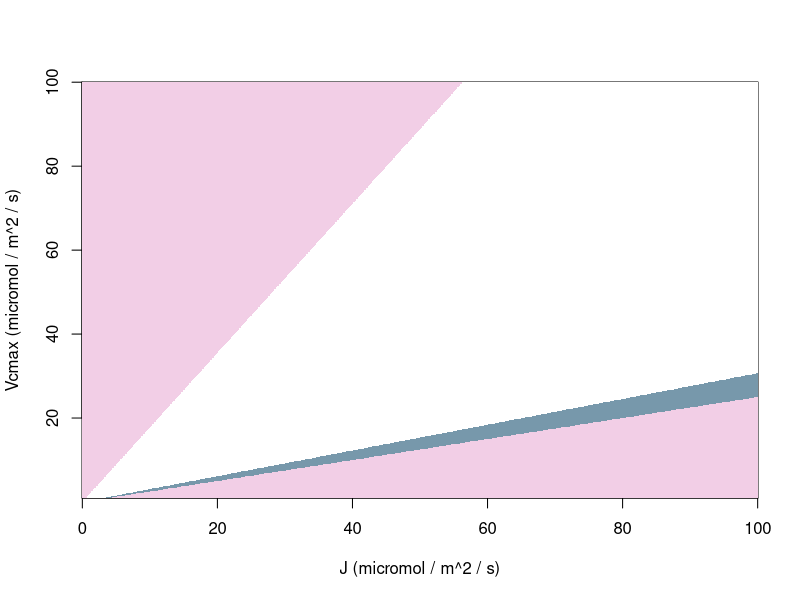
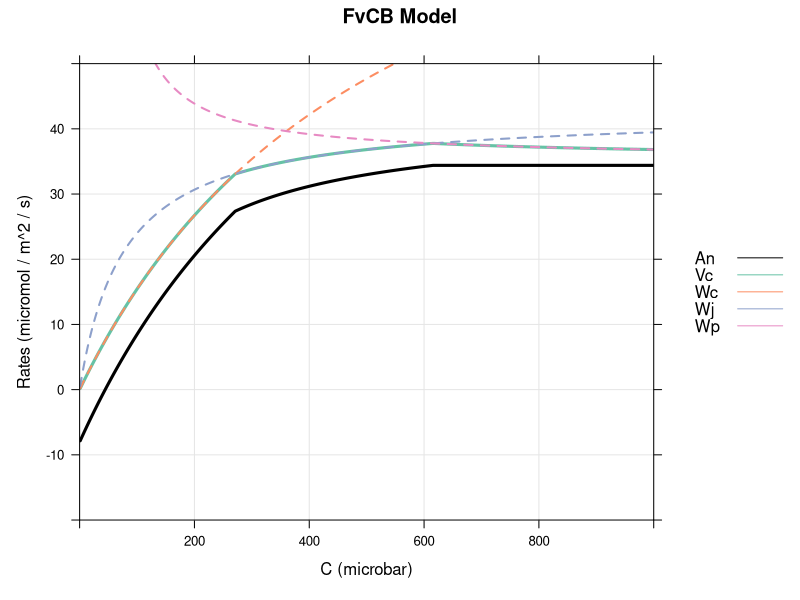
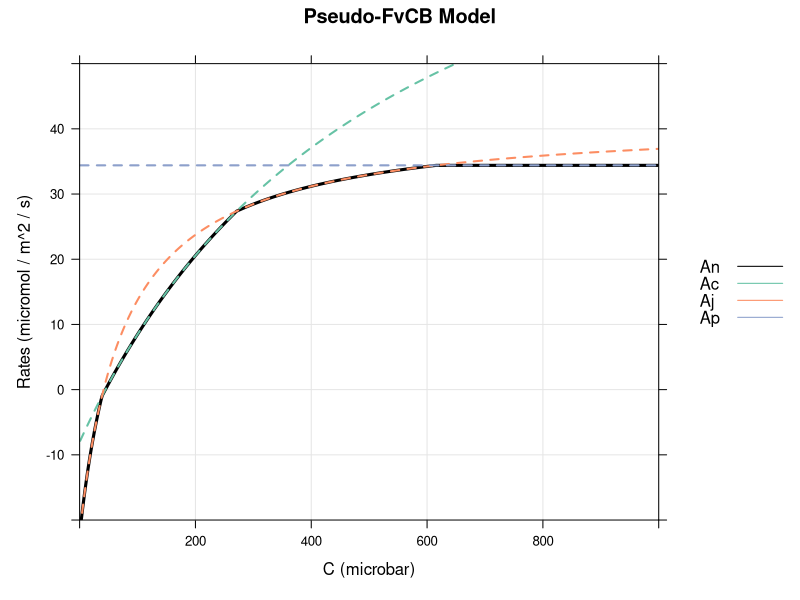
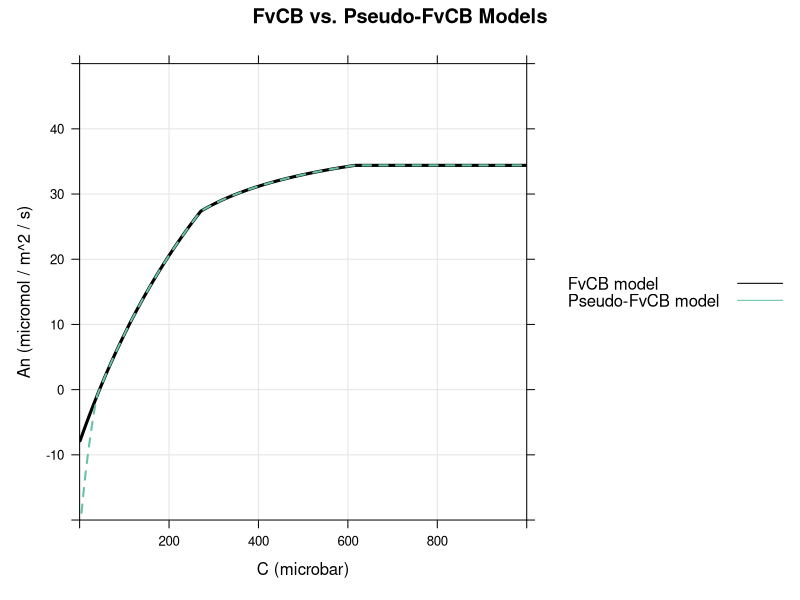
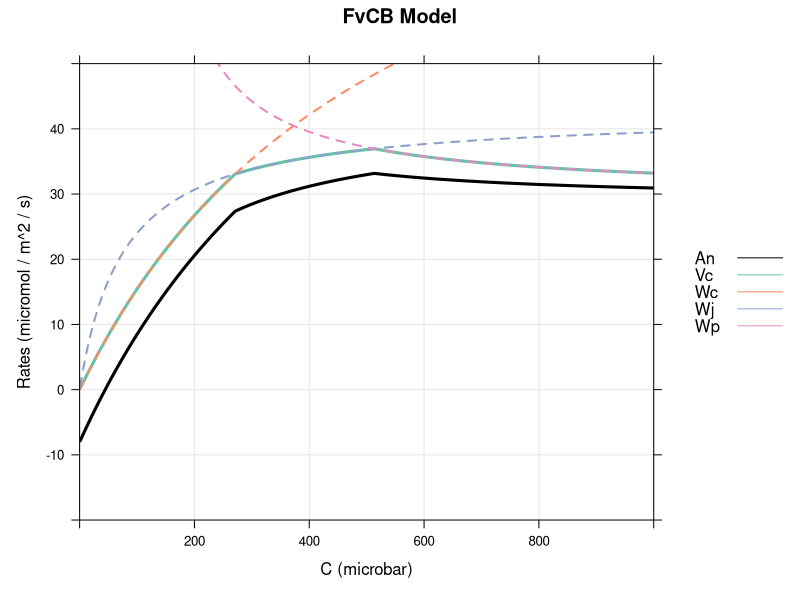
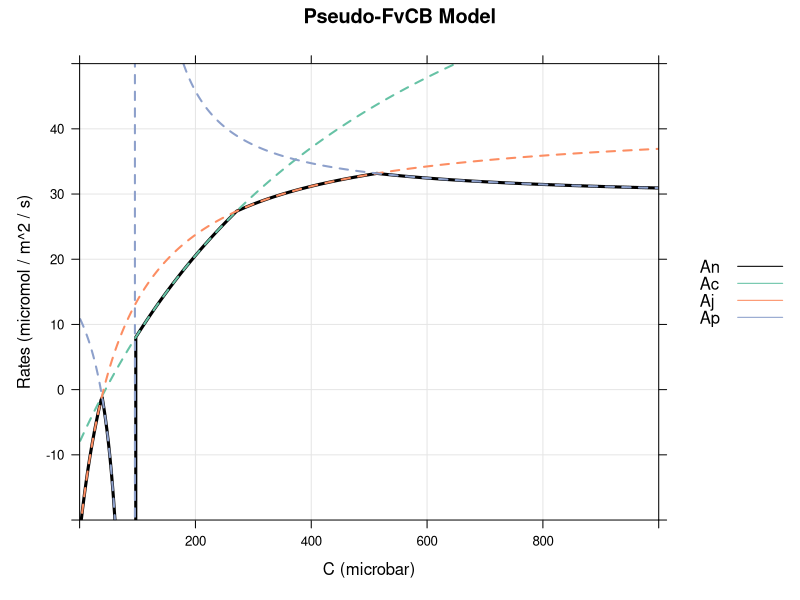
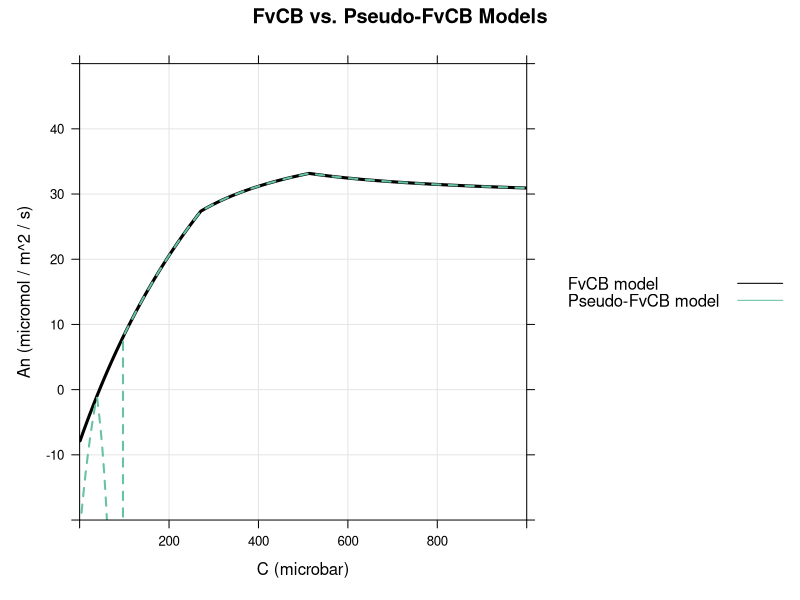
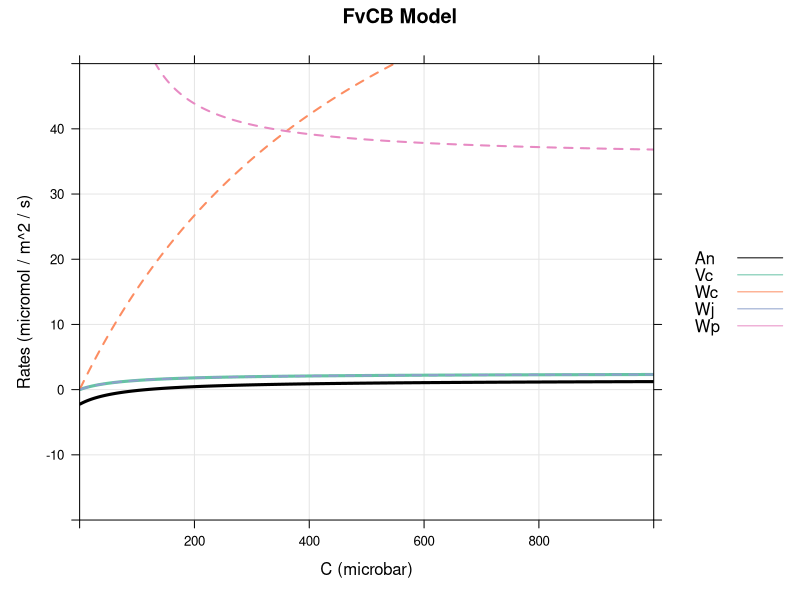

Source code (R) for these figures, in order:
## ---- chunk 1
knitr::opts_chunk$set(
  collapse = TRUE,
  comment = "#>",
  fig.width = 5,
  fig.height = 5,
  fig.align = "center"
)
## ---- chunk 2
#| fig.cap = "Solution space of Equation \\@ref(eq:cc) indicating where a
#|   crossover is impossible because `Cc` is negative (pink), unlikely because
#|   `Cc` is too large (dark blue), or otherwise possible (white). The upper
#|   pink region is bounded from below by
#|   `Vcmax = J * [ Kc * (1 + O / Ko)] / (8 * GammaStar)` and the lower pink
#|   region is bounded from above by `Vcmax = J / 4`. In this calculation,
#|   `Kc` = 259 microbar, `O` = 200 mbar, `Ko` = 179 mbar, `GammaStar` =
#|   38.6 microbar, and `Cc` is considered to be too large when it exceeds
#|   2000 microbar."

# Define a function that calculates the crossover point and returns an
# indication of whether it can or cannot occur. Here, -1 means Cc is negative
# and a crossover is impossible; 1 means Cc exceeds a threshold value (2000
# microbar) and is unlikely to be realistically achievable; 0 means that a
# crossover occurs at a reasonable value.
crossover <- function(
    J,    # micromol / m^2 / s
    Vcmax # micromol / m^2 / s
)
{
    Kc <- 259     # microbar
    O <- 200      # mbar
    Ko <- 179     # mbar
    Gstar <- 38.6 # microbar

    jv <- J / (4 * Vcmax) # dimensionless

    Cc <- (Kc * (1.0 + O / Ko) * jv - 2.0 * Gstar) / (1.0 - jv) # microbar

    if (Cc < 0) {
        -1
    } else if (Cc > 2000) {
        1
    } else {
        0
    }
}

# Set up the input values and the output matrix
npts <- 1001
j_seq <- seq(0, 100, length.out = npts)
v_seq <- seq(1, 100, length.out = npts)
z_cc <- matrix(nrow = length(j_seq), ncol = length(v_seq))

# Fill in the matrix
for (i in seq_along(j_seq)) {
  for (j in seq_along(v_seq)) {
    z_cc[i,j] <- crossover(j_seq[i], v_seq[j])
  }
}

# Make the image
cc_image <- list(x = j_seq, y = v_seq, z = z_cc)

# Make a custom image plotting function
plot_image <- function(F_image, ...) {
    cols <- c('#F2CEE6', '#FFFFFF', '#7798AB')
    breaks <- c(-10, -0.5, 0.5, 10)
    image(
        F_image,
        breaks = breaks,
        col = cols,
        useRaster = TRUE,
        ...
    )
}

# Plot the image
plot_image(
    cc_image,
    xlab = 'J (micromol / m^2 / s)',
    ylab = 'Vcmax (micromol / m^2 / s)'
)
## ---- chunk 3
fvcb_model <- function(
  C,     # microbar
  Vcmax, # micromol / m^2 / s
  Kc,    # microbar
  O,     # mbar
  Ko,    # mbar
  J,     # micromol / m^2 / s
  Gstar, # microbar
  Tp,    # micromol / m^2 / s
  alpha, # dimensionless
  Rd     # micromol / m^2 / s
)
{
  Wc <- Vcmax * C / (C + Kc * (1 + O / Ko))

  Wj <- J * C / (4 * C + 8 * Gstar)

  Wp <- 3 * Tp * C / (C - Gstar * (1 + 3 * alpha))
  Wp[C <= Gstar * (1 + 3 * alpha)] <- Inf

  Vc <- pmin(Wc, Wj, Wp)

  An <- (1 - Gstar / C) * Vc - Rd

  list(Wc = Wc, Wj = Wj, Wp = Wp, Vc = Vc, An = An)
}
## ---- chunk 4
pseudo_fvcb_model <- function(
  C,     # microbar
  Vcmax, # micromol / m^2 / s
  Kc,    # microbar
  O,     # mbar
  Ko,    # mbar
  J,     # micromol / m^2 / s
  Gstar, # microbar
  Tp,    # micromol / m^2 / s
  alpha, # dimensionless
  Rd     # micromol / m^2 / s
)
{
  Ac <- Vcmax * (C - Gstar) / (C + Kc * (1 + O / Ko)) - Rd

  Aj <- J * (C - Gstar) / (4 * C + 8 * Gstar) - Rd

  Ap <- 3 * Tp * (C - Gstar) / (C - Gstar * (1 + 3 * alpha)) - Rd

  An <- pmin(Ac, Aj, Ap)

  list(Ac = Ac, Aj = Aj, Ap = Ap, An = An)
}
## ---- chunk 5
# Load the lattice package for creating graphs
library(lattice)

# Make a function that runs both versions of the model across a range of C
# values and then plots the results
fvcb_compare <- function(
  Vcmax, # micromol / m^2 / s
  Kc,    # microbar
  O,     # mbar
  Ko,    # mbar
  J,     # micromol / m^2 / s
  Gstar, # microbar
  Tp,    # micromol / m^2 / s
  alpha, # dimensionless
  Rd,    # micromol / m^2 / s
  plot_type
)
{
  C_seq <- seq(1, 1000, by = 2)

  fvcb_model_res <- fvcb_model(
    C_seq,
    Vcmax,
    Kc,
    O,
    Ko,
    J,
    Gstar,
    Tp,
    alpha,
    Rd
  )

  pseudo_fvcb_model_res <- pseudo_fvcb_model(
    C_seq,
    Vcmax,
    Kc,
    O,
    Ko,
    J,
    Gstar,
    Tp,
    alpha,
    Rd
  )

  clim <- c(0, 1000)
  alim <- c(-20, 50)

  colors <- c(
    "#000000",
    "#66C2A5",
    "#FC8D62",
    "#8DA0CB",
    "#E78AC3"
  )

  if (plot_type == 1) {
    xyplot(
      An + Vc + Wc + Wj + Wp ~ C_seq,
      data = fvcb_model_res,
      type = 'l',
      lty = c(1, 1, 2, 2, 2),
      lwd = c(3, 3, 2, 2, 2),
      par.settings = list(
        superpose.line = list(col = colors),
        superpose.symbol = list(col = colors)
      ),
      grid = TRUE,
      xlim = clim,
      ylim = alim,
      auto.key = list(
        lines = TRUE,
        points = FALSE
      ),
      xlab = 'C (microbar)',
      ylab = 'Rates (micromol / m^2 / s)',
      main = 'FvCB Model'
    )
  } else if (plot_type == 2) {
    xyplot(
      An + Ac + Aj + Ap ~ C_seq,
      data = pseudo_fvcb_model_res,
      type = 'l',
      lty = c(1, 2, 2, 2),
      lwd = c(3, 2, 2, 2),
      par.settings = list(
        superpose.line = list(col = colors),
        superpose.symbol = list(col = colors)
      ),
      grid = TRUE,
      xlim = clim,
      ylim = alim,
      auto.key = list(
        lines = TRUE,
        points = FALSE
      ),
      xlab = 'C (microbar)',
      ylab = 'Rates (micromol / m^2 / s)',
      main = 'Pseudo-FvCB Model'
    )
  } else if (plot_type == 3) {
    xyplot(
      fvcb_model_res$An + pseudo_fvcb_model_res$An ~ C_seq,
      type = 'l',
      lty = c(1, 2),
      lwd = c(3, 2),
      par.settings = list(
        superpose.line = list(col = colors),
        superpose.symbol = list(col = colors)
      ),
      grid = TRUE,
      xlim = clim,
      ylim = alim,
      xlab = 'C (microbar)',
      ylab = 'An (micromol / m^2 / s)',
      main = 'FvCB vs. Pseudo-FvCB Models',
      auto.key = list(
        text = c('FvCB model', 'Pseudo-FvCB model'),
        lines = TRUE,
        points = FALSE
      )
    )
  }
}
## ---- chunk 6
defaults <- list(
  Vcmax = 100,  # micromol / m^2 / s
  Kc = 259,     # microbar
  O = 200,      # mbar
  Ko = 179,     # mbar
  J = 170,      # micromol / m^2 / s
  Gstar = 38.6, # microbar
  Tp = 11.8,    # micromol / m^2 / s
  alpha = 0,    # dimensionless
  Rd = 1        # micromol / m^2 / s
)
## ---- chunk 7
do.call(fvcb_compare, within(defaults, {plot_type = 1}))
## ---- chunk 8
do.call(fvcb_compare, within(defaults, {plot_type = 2}))
## ---- chunk 9
do.call(fvcb_compare, within(defaults, {plot_type = 3}))
## ---- chunk 10
do.call(fvcb_compare, within(defaults, {alpha = 0.5; Tp = 10; plot_type = 1}))
## ---- chunk 11
do.call(fvcb_compare, within(defaults, {alpha = 0.5; Tp = 10; plot_type = 2}))
## ---- chunk 12
do.call(fvcb_compare, within(defaults, {alpha = 0.5; Tp = 10; plot_type = 3}))
## ---- chunk 13
do.call(fvcb_compare, within(defaults, {J = 10; plot_type = 1}))
## ---- chunk 14
do.call(fvcb_compare, within(defaults, {J = 10; plot_type = 2}))
## ---- chunk 15
do.call(fvcb_compare, within(defaults, {J = 10; plot_type = 3}))
